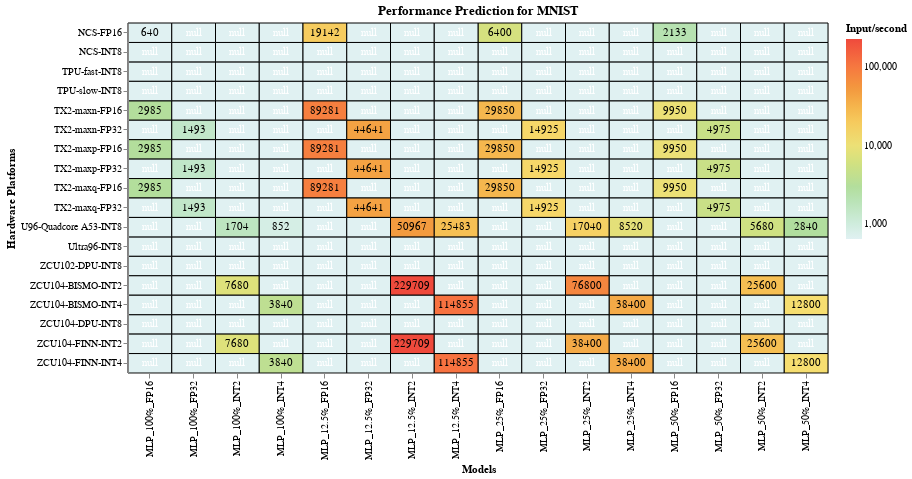

The notebook cell saved with this chart:
### Markdown cell above
For MNIST, quantization combined with pruning deliver some of best performance results.

### Code cell
#hide_input
%run scripts/altair_plots.py
#load mnist dataset and plot it
heatmap(pd.read_csv("data/cleaned_csv/performance_prediction_mnist.csv"), 'red', 'Performance Prediction for MNIST')

### Figure 1 — Vega-Lite specification as saved in the notebook (floating-point values rounded to 4 significant figures; data arrays with more than 128 entries replaced by an {"elided": "..."} marker saying what was removed)
{"config": {"view": {"continuousWidth": 400, "continuousHeight": 300}}, "layer": [{"mark": {"type": "rect", "invalid": null, "stroke": "black", "strokeWidth": 1}, "encoding": {"color": {"type": "quantitative", "field": "values", "scale": {"scheme": "lightmulti", "type": "log"}, "title": "Input/second"}, "tooltip": [{"type": "quantitative", "field": "values", "title": "Input/sec"}, {"type": "nominal", "field": "x", "title": "Model"}, {"type": "nominal", "field": "y", "title": "Hardware Platform"}], "x": {"type": "ordinal", "field": "x", "title": "Models"}, "y": {"type": "ordinal", "field": "y", "title": "Hardware Platforms"}}, "height": 350, "selection": {"selector012": {"type": "single", "on": "mouseover", "nearest": true}}, "title": "Performance Prediction for MNIST", "width": 700}, {"mark": {"type": "text", "color": "white"}, "encoding": {"color": {"condition": {"value": "black", "test": "(datum.values > 1)"}, "value": "white"}, "text": {"type": "quantitative", "field": "values", "format": ".0f"}, "tooltip": [{"type": "quantitative", "field": "values", "format": ".0f", "title": "Input/sec"}, {"type": "nominal", "field": "x", "title": "Model"}, {"type": "nominal", "field": "y", "title": "Hardware Platform"}], "x": {"type": "ordinal", "field": "x", "title": "Models"}, "y": {"type": "ordinal", "field": "y", "title": "Hardware Platforms"}}}], "data": {"name": "data-f21646533a56065ec42d51b4a0f9f7d3"}, "$schema": "https://vega.github.io/schema/vega-lite/v4.0.2.json", "datasets": {"data-f21646533a56065ec42d51b4a0f9f7d3": {"elided": "288 records"}}}
